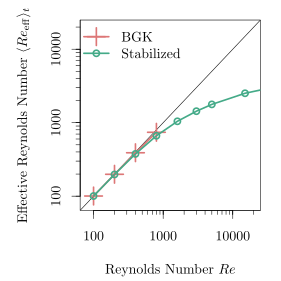

This figure's R source:
require (tikzDevice)
library(tikzDevice)
tikz("eff_Re.tex", standAlone=TRUE, height=2.8, width=2.8)

#source("log_axis.R")

Re = c(100, 200, 400, 800, 1600, 3000, 5000, 15000, 100000, 1e6)
bgk = c(100.4955, 198.5857, 389.9639, 740.4227, NA, NA, NA, NA, NA, NA)
present = c(100.4155, 197.3707, 375.8985, 663.9783, 1044.21, 1433.091, 1774.389, 2514.173, 3679.024, 4205.941)

#ref2 = read.table(file="Brachet_1983_800.txt") #just to make sure Gassner and Beck extracted the right data from the plot

# margin (bottom, left, top, right)
par( mai = c(0.7, 0.8, 0.2, 0.2) )
source("colors.R")
# plot

plot (1, type="n", xaxt="n", yaxt="n", xlab = "Reynolds Number $Re$", ylab = "Effective Reynolds Number $\\langle Re_\\mathrm{eff} \\rangle_t$", xlim=c(80,20000), ylim=c(80,20000), log="xy")
#minor.ticks.axis(1,3,mn=1,mx=5)
axis(1,at=c(100,1000,10000), labels=c("100","1000","10000"))
axis(1,at=c(seq(100,1000,100),seq(1000,10000,1000),seq(10000,100000,10000)),labels=FALSE,tcl=-0.25)

axis(2,at=c(100,1000,10000), labels=c("100","1000","10000"))
axis(2,at=c(seq(100,1000,100),seq(1000,10000,1000),seq(10000,100000,10000)),labels=FALSE,tcl=-0.25)

abline(0,1, col="black", lwd=1)
points (Re,bgk, lwd=3, lty=1, pch=3, type="o", col=BGKC1, cex=2)
points(Re,present, lwd=3, lty=1, pch=1, type="o", col=REGC1)
legend("topleft", legend=c("BGK", "Stabilized"), pch = c(3,1), lty=c(1,1), lwd=c(3,3), col=c(BGKC1,REGC1), pt.cex=c(2,1), bty ="n")
#plot(sim$V2, sim$V3, xlab="Time $t$", ylab="Dissipation", type="l", lwd=4, lty=1, ylim=c(0.0, 1.2*max(ref2$V2)))
#points(ref2, type ="p", lwd=2, col="red", pch=10, cex=1.7)
#points(sim$V2, sim$V5, type ="l", lwd=2, col="blue", lty=2)
#points(sim$V2[seq(1,length(sim$V2),length(sim$V2)/14)], nu * sim$V4[seq(1,length(sim$V2),length(sim$V2)/14)], type ="p", lwd=1, col="cyan2", lty=1, pch=15, cex=0.8)
#points(sim$V2, nu * sim$V4, type ="l", lwd=1, col="cyan2", lty=1, pch=15)
#points(sim$V2, sim$V5-sim$V3, type ="l", lwd=2, col="orange", lty=3)
#legend(x=min(sim$V2), y=1.2*max(sim$V3), legend = c("Kin. Energy Dissipation $-\\frac{dk}{dt}$", "Turbulent Dissipation $\\epsilon$", "Scaled Enstrophy $\\nu \\mathcal{E}$", "Numerical Dissipation","Re
#ference"), pch=c(-1,-1,15,-1,10), lty=c(2,1,1,3,-1), lwd=c(2,4,1,2,2), col=c("blue","black","cyan2","orange","red"), pt.cex=c(1,1,0.8,1,1.7), bty="n")

dev.off()
